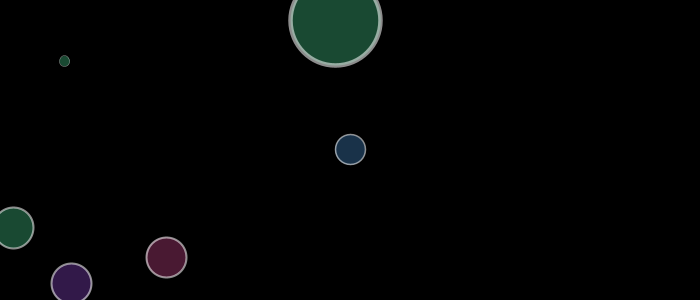
Frame 1 (no input)
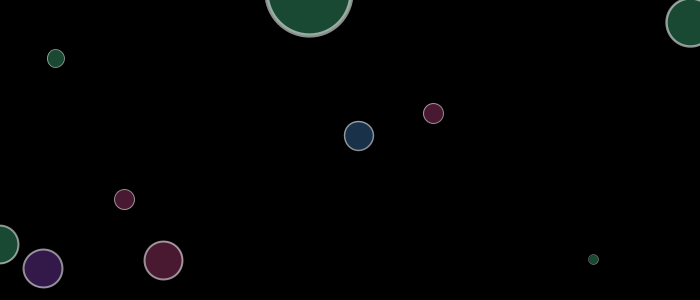
Frame 60 (the mouse pressed at the canvas centre just before this capture)
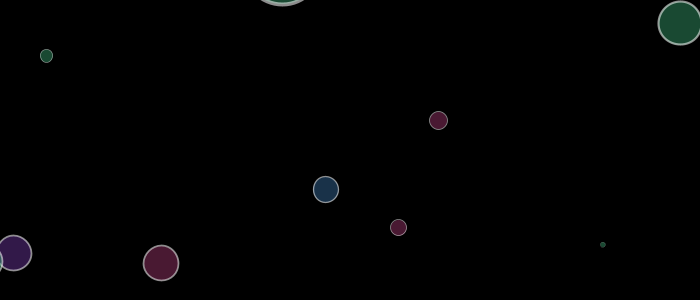
Frame 120 (the mouse held since frame 60 and released just before this capture)

The Processing sketch that drew these frames (run headless with seeded random() and noise(); from frame 60 on, the mouse is pressed at the canvas centre):

// Processing sketch: osmosis
// ── osmosis.pde
/* Osmosis - v1.0.1 - 2013/12/29 */

// Global variables
World world;
int INIT_CELL = 5;
int MAX_CELL = 10;

// Setup the Processing Canvas
void setup() {
  size(700, 300);
  frameRate(15);

  world = new World();
  world.addCell(new Cell(0, width*0.5, height*0.5, 3));
  // Add an initial set of cells into the system
  for (int i = 0; i < INIT_CELL; i++) {
    int type = world.generateType();
    world.addCell(new Cell(type, random(width), random(height), ceil(random(10))));
  }
  smooth();
}

// Main draw loop
void draw() {
  // Fill canvas black
  background(0);

  // Generate more cells
  if (world.cells.size() < MAX_CELL && round(random(5)) == 0.0) {
    int type = world.generateType();
    int rand = round(random(2));
    if (rand == 0) { 
      world.addCell(new Cell(type, random(width), round(random(1))*height, ceil(random(5))));
    }
    if (rand == 1) { 
      world.addCell(new Cell(type, random(width), random(height), ceil(random(2))));
    }
    if (rand == 2) { 
      world.addCell(new Cell(type, round(random(1))*width, random(height), ceil(random(5))));
    }
  }
  
  world.run();
}

// Set cell's next destination
void mousePressed() {
  world.setTarget(mouseX, mouseY);
}

class World {
  ArrayList cells;

  // Constructor
  World() {
    cells = new ArrayList();
  }

  // Update each cell
  void run() {
    for (int i = 0; i < cells.size(); i++) {
      Cell cell = (Cell) cells.get(i);  
      cell.run(cells);  // Passing the entire list of cells to each cell individually
    }
  }

  // Add a cell
  void addCell(Cell cell) {
    cells.add(cell);
  }

  // Randomly generate a cell type
  int generateType() {
    switch (floor(random(1)*4)) {
      case 0: return 1;
      case 1: return 1; 
      case 2: return 2; 
      case 3: return 3; 
      default: return 1;
    }
  }

  // Set cell target
  void setTarget(float x, float y) {
    for (int i = 0; i < cells.size(); i++) {
      Cell c = (Cell) cells.get(i);
      if (c.type == 0) {
        c.target(x, y);
      }
    }
  }
}

class Cell {
  float radius; // Cell size
  float mass; // Cell mass
  float food; // Absorbed mass
  float[] pos = new float[2]; // Position
  float[] vel = new float[2]; // Velocity
  float[] destination = new float[2]; // Target location
  boolean goal = false; // If is moving
  boolean dead = false; // If is dead
  int delay = 16; // Delay for pulses
  int type; // Cell type

  // Constructor
  Cell(int t, float x, float y, float m) {
    type = t;
    mass = m; // Mass
    food = 0.0;
    radius = mass*10; // Size
    pos[0] = x; // X position
    pos[1] = y; // Y position
    vel[0] = random(-0.5, 0.5); // X speed
    vel[1] = random(-0.5, 0.5); // Y speed
  }

  // Simulate
  void run(ArrayList cells) {
    update(cells);
    borders();
    render();
  }

  // Update cell
  void update(ArrayList cells) {
    cleanup(cells); // Remove dead cells
    runaround(); // Some dash around randomly
    predator(cells); // Some preys on others
    move(); // Moves toward a target
    osmosis(cells); // Check for osmosis
  }

  // Floats around randomly
  void wander() {
    metabolism(0.001);

    pos[0] += vel[0]; // X position
    pos[1] += vel[1]; // Y position

    // Randomly change direction
    if (random(1) == 0.0) {
      vel[0] = random(-0.5, 0.5); // X speed
      vel[1] = random(-0.5, 0.5); // Y speed
    }
  }

  // Move to a specific location
  void move() {
    // If there is a set target
    if (goal) {
      if (type == 0) metabolism(0.0025);
      else metabolism(0.007);

      if (!dead) {
        // Add easing effect
        vel[0] = (destination[0] - pos[0])/delay; // X speed
        vel[1] = (destination[1] - pos[1])/delay; // Y speed

        pos[0] += vel[0]; // X position
        pos[1] += vel[1]; // Y position

        // If reached the target
        if (dist(pos[0], pos[1], destination[0], destination[1]) < radius) {
          goal = false;
        }
      }
    }
    else wander(); // Wanders around aimlessly
  }

  // Sets target
  void target(float x, float y) {
    goal = true;
    destination[0] = x;
    destination[1] = y;
  }

  // Bigger ones absorb smaller ones
  void osmosis(ArrayList cells) {
    for (int i = 0 ; i < cells.size(); i++) {
      Cell c = (Cell) cells.get(i);
      float distance = dist(pos[0], pos[1], c.pos[0], c.pos[1]);
      if (distance < (radius + c.radius)*0.5 && mass > c.mass && mass < 10) {
        food = c.mass; // Absorbs the mass
        c.dead = true;
      }
    }
  }

  // The player is revived
  void revive(ArrayList cells) {
    cells.add(new Cell(0, random(width), random(height), 3));
  }

  // Grows and shrinks
  void metabolism(float energy) {
    // If is eaten
    if (dead) {
      mass -= 0.5;
      radius = mass*10;
    }

    // Moving uses up energy
    if ((type == 0 && mass > 2) || (type != 0 && mass > 1)) {
      mass -= mass*energy;
      radius = mass*10;
    }

    // Food makes one grow
    if (food > 0) {
      float digested = food/mass*0.1;
      mass += digested;
      food -= digested;
    }

    radius += sin(frameCount*0.25); // Pulses
  }

  // Remove dead cells
  void cleanup(ArrayList cells) {
    for (int i = 0 ; i < cells.size(); i++) {
      Cell c = (Cell) cells.get(i);
      if (c.mass < 0) {
        if (c.type == 0) revive(cells); // Revive the player
        cells.remove(i); // Remove dead cell
      }
    }
  }

  // Dash around randomly
  void runaround() {
    if (type == 2 && round(random(100)) == 0) {
      float angle = random(0, TWO_PI);
      float randx = pos[0] + radius*cos(angle);
      float randy = pos[1] + radius*sin(angle);
      target(randx, randy);
    }
  }

  // Chases after others
  void predator(ArrayList cells) {
    if (type == 3 && mass < 10 && round(random(200)) == 0) {
      // Find the closest prey
      for (int i = 0; i < cells.size(); i++) {
        Cell c = (Cell) cells.get(i);        
        // If it's smaller, set it as target
        if (c.radius < radius) target(c.pos[0], c.pos[1]);
      }
    }
  }

  // Wrap around
  void borders() {
    if (pos[0] < -radius) pos[0] = width + radius;
    if (pos[0] > width + radius) pos[0] = -radius;
    if (pos[1] < -radius) pos[1] = height + radius;
    if (pos[1] > height + radius) pos[1] = -radius;
  }

  // Render everything
  void render() {
    float width = 5*(radius*0.01);
    if (width < 0.0) width = 0.0;
    strokeWeight(width);

    if (type == 0) fill(64, 128, 187, 100); // Set fill-color to blue
    else if (type == 1) fill(64, 187, 128, 100); // Set fill-color to green
    else if (type == 2) fill(128, 64, 187, 100); // Set fill-color to purple
    else if (type == 3) fill(187, 64, 128, 100); // Set fill-color to red
    // Set stroke-color white
    stroke(255, 255, 255, 140);
    // Draw circle
    ellipse(pos[0], pos[1], radius, radius);
  }
}
